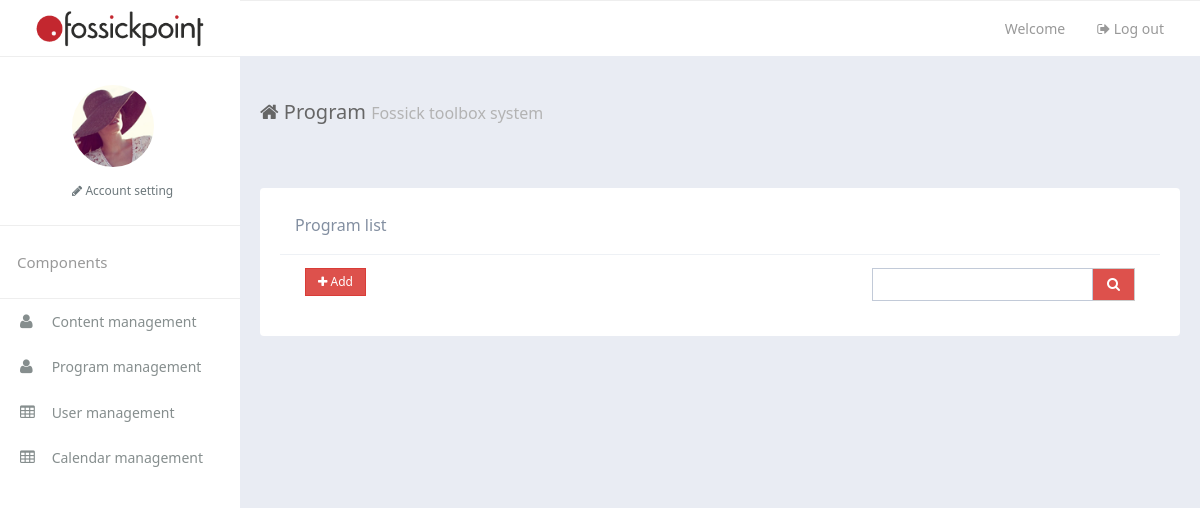
The app's page /toolbox/programs/, older data.
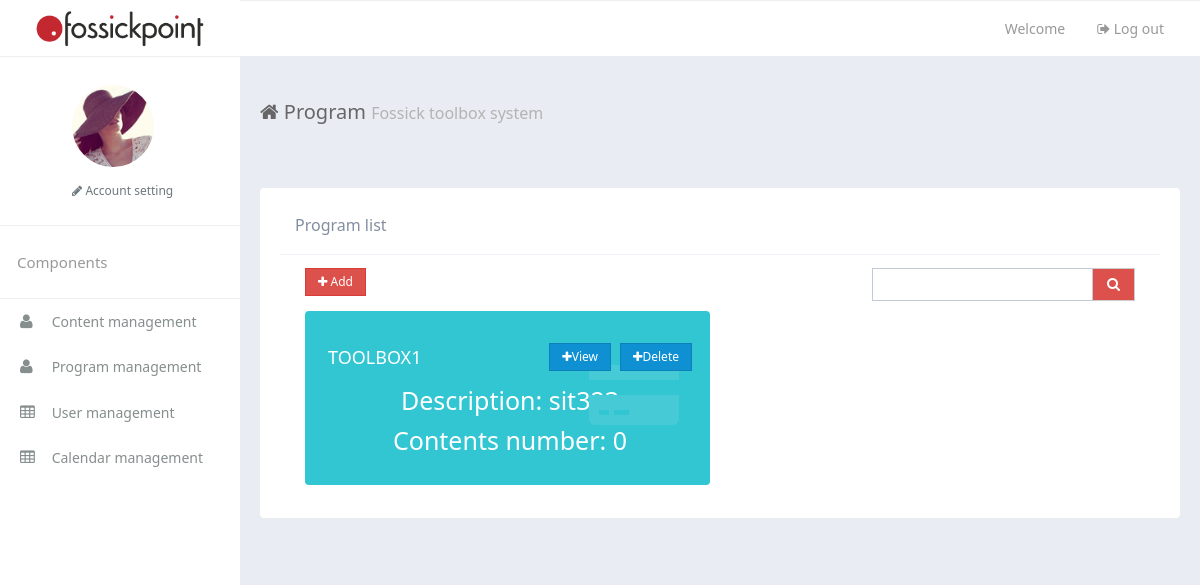
The same page, newer data.
### toolbox/models.py (models this page shows)
class Program(models.Model):
    name = models.CharField(max_length=100)
    describe = models.CharField(max_length=200)
    contentsNumber = models.IntegerField(default=0)

### toolbox/views.py (the view, shortened to what this page needs)
def programs(request):
    programList = Program.objects.all().values()
    context = {'programList':programList}
    return render(request,"toolbox/program.html", context)

### toolbox/templates/toolbox/program.html (shortened to what this page needs)
{% extends 'toolbox/_base.html' %} {% load static %}
{% block title %} Program {% endblock %}
{% block main %}
<div class="row-content am-cf">
    <div class="row">
        <div class="am-u-sm-12 am-u-md-12 am-u-lg-12">
            <div class="widget am-cf">
                <div class="widget-head am-cf">
                    <div class="widget-title  am-cf">Program list</div>
                </div>
                <div class="widget-body">
                    <div>
                                    <div class="am-u-sm-12 am-u-md-12 am-u-lg-8">
                        <div class="am-form-group">
                            <div class="am-btn-toolbar">
                                <div class="am-btn-group am-btn-group-xs">
                                    <button type="button" class="am-btn am-btn-default am-btn-danger" id="add">
                                                    <span class="am-icon-plus"></span> Add</button>
                                </div>
                            </div>
                        </div>
                    </div>
                <form>
                                    <div class="am-u-sm-12 am-u-md-12 am-u-lg-4">
                        <div class="am-input-group am-input-group-sm tpl-form-border-form cl-p">
                            <input type="text" class="am-form-field" name="keywordSearch">
                            <span class="am-input-group-btn">
                                <button class="am-btn  am-btn-default am-btn-danger tpl-table-list-field am-icon-search" type="submit" ></button></span>
                        </div>
                    </div>
                    </form>
                        </div>
                    {% if programList %}
                        {% for program in programList %}
                                    <div class="am-u-sm-18 am-u-md-9 am-u-lg-6">
                                        <div class="widget widget-primary am-cf">
                                            <div class="widget-statistic-header" style="font-size:18px">
                            {{program.name}}
                                                <span class="am-btn-group am-btn-group-xs am-fr"  style="padding-left:40px">
                                    <button type="button" class="am-btn am-btn-primary" style="margin-right:10px"><span class="am-icon-plus"></span>View</button>
                                    <button type="button" class="am-btn am-btn-primary""><span class="am-icon-plus"></span>Delete</button>
                                </span>
                        </div>
                        <div class="widget-statistic-body">
                            <div style="font-size:25px" align = "center">
                                Description: {{program.describe}}
                            </div>
                            <div style="font-size:25px" align = "center">
                                Contents number: {{program.contentsNumber}}
                            </div>
                            <span class="widget-statistic-icon am-icon-credit-card-alt"></span>
                        </div>
                                        </div>
                                    </div>
                        {% endfor %}
                    {% endif %}
</div>
        </div>
    </div>
</div>
{% endblock %}

### toolbox/templates/toolbox/_base.html (shortened to what this page needs)
{% load static %}
{% include 'toolbox/_header.html'%}
</head>
<body data-type="index">
    <div class="am-g tpl-g">
        <header>
            <div class="am-fl tpl-header-logo">
                <a href="javascript:;"><img src="{% static 'toolbox/img/logoa.png' %}" alt=""></a>
            </div>
            <div class="tpl-header-fluid">
                <div class="am-fr tpl-header-navbar">
                    <ul>
                        <li class="am-text-sm tpl-header-navbar-welcome">
                            <a>Welcome  </a>
                        </li>
                        <li class="am-text-sm">
                            <a href="javascript:;">
                                <span class="am-icon-sign-out"></span> Log out
                            </a>
                        </li>
                    </ul>
                </div>
            </div>
        </header>
        <div class="left-sidebar">
            <div class="tpl-sidebar-user-panel" style="padding-left:30%">
                <div class="tpl-user-panel-slide-toggleable">
                    <div class="tpl-user-panel-profile-picture">
                        <img src="{% static 'toolbox/img/user04.png' %}" alt="">
                    </div>
                    <a href="javascript:;" class="tpl-user-panel-action-link"> <span class="am-icon-pencil"></span> Account setting</a>
                </div>
            </div>
            <ul class="sidebar-nav">
                <li class="sidebar-nav-heading">Components</li>
                <li class="sidebar-nav-link">
                    <a href="../content" id="contentManagement">
                        <i class="am-icon-user sidebar-nav-link-logo" ></i> Content management
                    </a>
                </li>
                <li class="sidebar-nav-link">
                    <a href="../program" id="programManagement">
                        <i class="am-icon-user sidebar-nav-link-logo" ></i> Program management
                    </a>
                </li>
                <li class="sidebar-nav-link">
                    <a href="../user" id="userManagement">
                        <i class="am-icon-table sidebar-nav-link-logo"></i> User management
                    </a>
                </li>
                <li class="sidebar-nav-link">
                    <a href="../calendar" id="calendarManagement">
                        <i class="am-icon-table sidebar-nav-link-logo"></i> Calendar management
                    </a>
                </li>
            </ul>
        </div>
        <div class="tpl-content-wrapper mainContent">
            <div class="container-fluid am-cf">
                <div class="row">
                    <div class="am-u-sm-12 am-u-md-12 am-u-lg-9">
                        <div class="page-header-heading"><span class="am-icon-home page-header-heading-icon"></span>{% block title %} Home {% endblock %} <small>Fossick toolbox system</small></div>
                    </div>
                </div>
            </div>
            {% block main %}
            {% endblock %}
        </div>
    </div>
{% include 'toolbox/_footer.html'%}

### toolbox/templates/toolbox/_header.html (shortened to what this page needs)
<!DOCTYPE html>
<html lang="en">
<head>
    {% load static %}
    <link rel="stylesheet" href="{% static 'toolbox/css/amazeui.min.css' %}" />
    <link rel="stylesheet" href="{% static 'toolbox/css/amazeui.datatables.min.css' %}" />
    <link rel="stylesheet" href="{% static 'toolbox/css/app.css' %}">

### toolbox/templates/toolbox/_footer.html (shortened to what this page needs)
{% load static %}
</body>
</html>

### toolbox/templates/toolbox/_header.html (style rules this page uses)
.mainContent { background-color: #e9ecf3; }

Row changes from the older to the newer data that the page shows:
added Program: name "TOOLBOX1", describe "sit323", contentsNumber "0"
